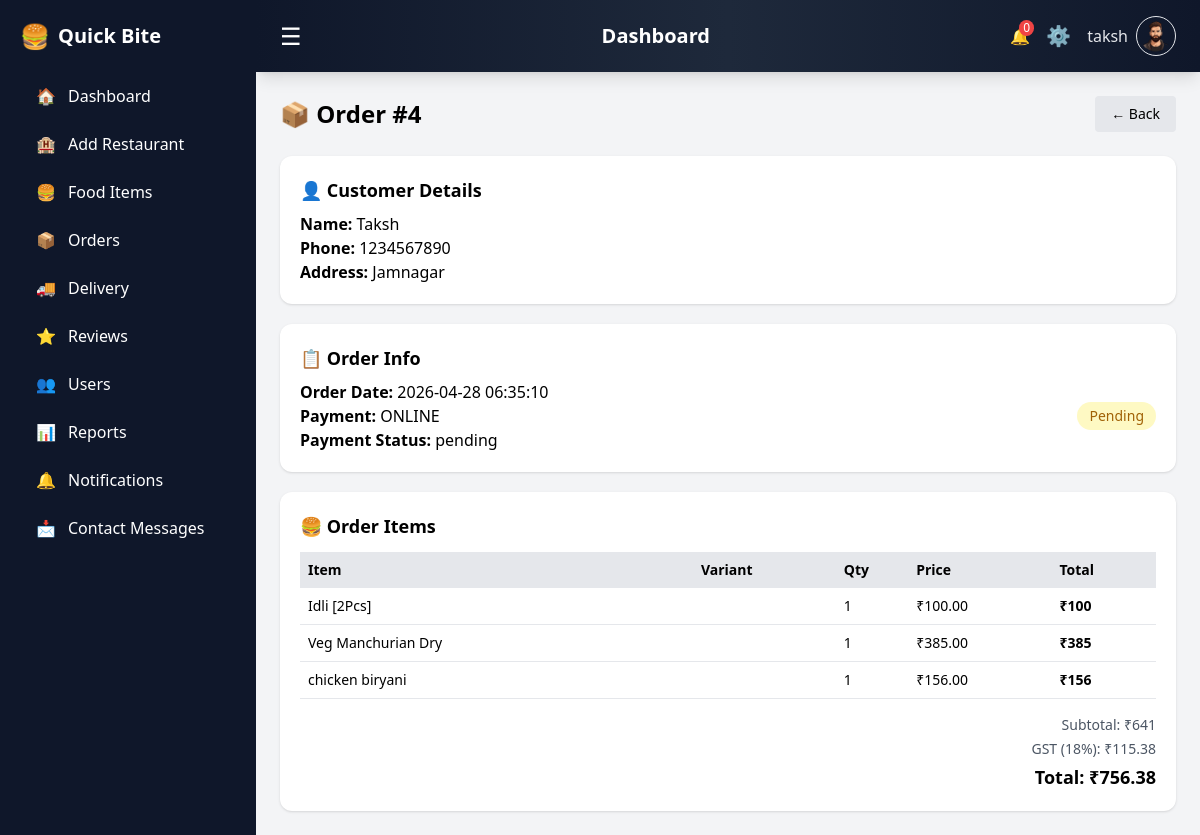
The page /admin/order_details.php?id=4 (signed in) on the database its author committed.
### tables this page shows
CREATE TABLE `orders` (
  `order_id` int(11) NOT NULL,
  `user_id` int(11) DEFAULT NULL,
  `total_amount` decimal(10,2) DEFAULT NULL,
  `order_status` enum('pending','confirmed','preparing','out_for_delivery','delivered','cancelled') DEFAULT 'pending',
  `payment_method` enum('COD','ONLINE') DEFAULT NULL,
  `payment_status` enum('pending','paid') DEFAULT 'pending',
  `order_date` timestamp NOT NULL DEFAULT current_timestamp(),
  `hotel_id` int(11) DEFAULT NULL,
  `created_at` timestamp NOT NULL DEFAULT current_timestamp(),
  `gst` decimal(10,2) DEFAULT NULL,
  `grand_total` decimal(10,2) DEFAULT NULL,
  `address` text DEFAULT NULL
);

CREATE TABLE `users` (
  `user_id` int(11) NOT NULL,
  `name` varchar(100) DEFAULT NULL,
  `email` varchar(100) DEFAULT NULL,
  `password` varchar(255) DEFAULT NULL,
  `phone` varchar(15) DEFAULT NULL,
  `address` text DEFAULT NULL,
  `created_at` timestamp NOT NULL DEFAULT current_timestamp(),
  `status` enum('active','blocked') DEFAULT 'active',
  `image` varchar(255) DEFAULT NULL
);

CREATE TABLE `order_items` (
  `order_item_id` int(11) NOT NULL,
  `order_id` int(11) DEFAULT NULL,
  `food_id` int(11) DEFAULT NULL,
  `name` varchar(150) DEFAULT NULL,
  `quantity` int(11) DEFAULT NULL,
  `price` decimal(10,2) DEFAULT NULL,
  `variant` varchar(100) DEFAULT NULL,
  `created_at` timestamp NOT NULL DEFAULT current_timestamp()
);

CREATE TABLE `admin_food_items` (
  `food_id` int(11) NOT NULL,
  `hotel_id` int(11) DEFAULT NULL,
  `admin_id` int(11) DEFAULT NULL,
  `name` varchar(150) DEFAULT NULL,
  `description` text DEFAULT NULL,
  `price` decimal(10,2) DEFAULT NULL,
  `category` enum('Veg','Non-Veg') DEFAULT NULL,
  `image` varchar(255) DEFAULT NULL,
  `status` enum('available','unavailable') DEFAULT 'available',
  `created_at` timestamp NOT NULL DEFAULT current_timestamp()
);

### admin/order_details.php (the view, shortened to what this page needs)
<?php
include("db.php");
$id = $_GET['id'] ?? 0;
$order = mysqli_fetch_assoc(mysqli_query($conn, "
SELECT o.*, u.name AS user_name, u.phone, u.address
FROM orders o
JOIN users u ON o.user_id = u.user_id
WHERE o.order_id='$id'
"));
$items = mysqli_query($conn, "
SELECT oi.*, f.name
FROM order_items oi
JOIN admin_food_items f ON oi.food_id = f.food_id
WHERE oi.order_id='$id'
");
?>
<!DOCTYPE html>
<html>
<head>
<script src="https://cdn.tailwindcss.com"></script>
</head>
<body class="bg-gray-100">
<div class="flex">
<?php include("sidebar.php"); ?>
<div id="mainContent" class="flex-1 md:ml-64">
<?php include("navbar.php"); ?>
<main class="p-6">
<div class="flex justify-between items-center mb-6">
    <h2 class="text-2xl font-bold">📦 Order #<?php echo $order['order_id']; ?></h2>
    <a href="orders.php"
    class="bg-gray-200 px-4 py-2 rounded hover:bg-gray-300 text-sm">
    ← Back
    </a>
</div>
<div class="bg-white p-5 rounded-xl shadow mb-5">
<h3 class="font-semibold text-lg mb-2">👤 Customer Details</h3>
<p><strong>Name:</strong> <?php echo $order['user_name'] ?? 'N/A'; ?></p>
<p><strong>Phone:</strong> <?php echo $order['phone'] ?? '-'; ?></p>
<p><strong>Address:</strong> <?php echo $order['address'] ?? '-'; ?></p>
</div>
<div class="bg-white p-5 rounded-xl shadow mb-5">
<h3 class="font-semibold text-lg mb-2">📋 Order Info</h3>
<?php
$status = $order['order_status'] ?? 'Pending';
$color = match($status){
    'pending' => 'bg-yellow-100 text-yellow-700',
    'confirmed' => 'bg-blue-100 text-blue-700',
    'delivered' => 'bg-green-100 text-green-700',
    default => 'bg-gray-100'
};
?>
<div class="flex justify-between items-center">
<div>
<p><strong>Order Date:</strong> <?php echo $order['created_at'] ?? ''; ?></p>
<p><strong>Payment:</strong> <?php echo ucfirst($order['payment_method'] ?? ''); ?></p>
<p><strong>Payment Status:</strong> <?php echo $order['payment_status'] ?? ''; ?></p>
</div>
<span class="px-3 py-1 rounded-full text-sm <?php echo $color; ?>">
<?php echo ucfirst($status); ?>
</span>
</div>
</div>
<div class="bg-white p-5 rounded-xl shadow">
<h3 class="font-semibold text-lg mb-3">🍔 Order Items</h3>
<table class="w-full text-sm">
<thead>
<tr class="bg-gray-200 text-left">
<th class="p-2">Item</th>
<th>Variant</th>
<th>Qty</th>
<th>Price</th>
<th>Total</th>
</tr>
</thead>
<tbody>
<?php
$total = 0;
while($i = mysqli_fetch_assoc($items)){
    $sub = $i['price'] * $i['quantity'];
    $total += $sub;
?>
<tr class="border-b hover:bg-gray-50">
<td class="p-2 font-medium"><?php echo $i['name']; ?></td>
<td>
</td>
<td><?php echo $i['quantity']; ?></td>
<td>₹<?php echo $i['price']; ?></td>
<td class="font-semibold">₹<?php echo $sub; ?></td>
</tr>
<?php } ?>
</tbody>
</table>
<div class="mt-4 text-right space-y-1">
<p class="text-sm text-gray-600">
Subtotal: ₹<?php echo $total; ?>
</p>
<?php
$gst = round($total * 0.18, 2);
$grand_total = $total + $gst;
?>
<p class="text-sm text-gray-600">
GST (18%): ₹<?php echo $gst; ?>
</p>
<p class="text-lg font-bold">
Total: ₹<?php echo $grand_total; ?>
</p>
</div>
</div>
</main>
</div>
</div>
</body>
</html>

### rows shown on the page
orders: order_id "4", user.name "Taksh", user.phone "1234567890", user.address "Jamnagar", created_at "2026-04-28 06:35:10", payment_method "ONLINE", payment_status "pending", order_status "Pending"
order_items: food.name "Idli [2Pcs]", quantity "1", price "100.00", sub "100"
order_items: food.name "Veg Manchurian Dry", quantity "1", price "385.00", sub "385"
order_items: food.name "chicken biryani", quantity "1", price "156.00", sub "156"

### other values the page prints
$_SESSION['admin_name'] "taksh"
$total "641"
$gst "115.38"
$grand_total "756.38"
